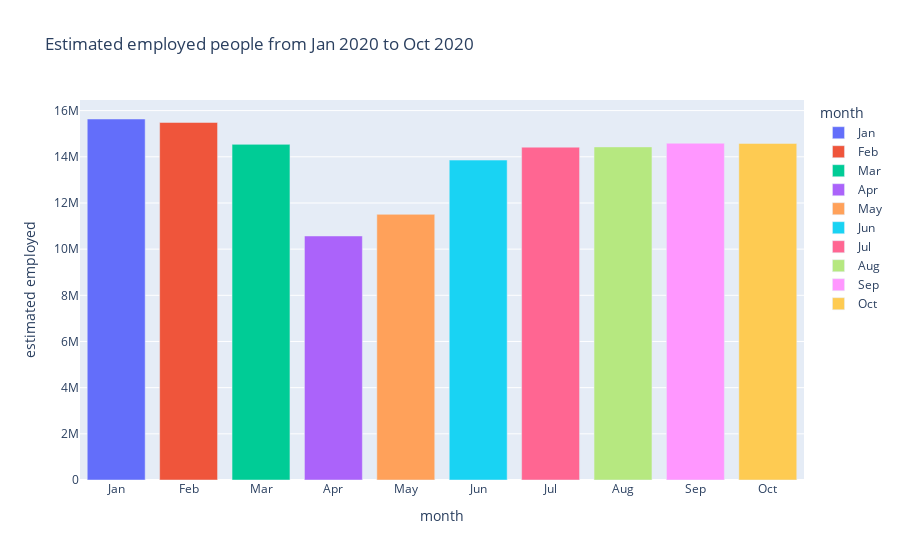

Notebook cell for this chart:
### Code cell
fig = px.bar(data,x='month',y='estimated employed',color='month',
            category_orders ={'month':['Jan','Feb','Mar','Apr','May','Jun','Jul','Aug','Sep','Oct']},
            title='Estimated employed people from Jan 2020 to Oct 2020')
fig.show()

### Figure 1 — Plotly figure (JSON) as saved in the notebook; plotly's stock layout.template omitted (floating-point values rounded to 4 significant figures)
{"data": [{"alignmentgroup": "True", "hovertemplate": "month=%{x}<br>estimated employed=%{y}<extra></extra>", "legendgroup": "Jan", "marker": {"color": "#636efa", "pattern": {"shape": ""}}, "name": "Jan", "offsetgroup": "Jan", "orientation": "v", "showlegend": true, "textposition": "auto", "type": "bar", "x": ["Jan"], "xaxis": "x", "y": [15640000.0], "yaxis": "y"}, {"alignmentgroup": "True", "hovertemplate": "month=%{x}<br>estimated employed=%{y}<extra></extra>", "legendgroup": "Feb", "marker": {"color": "#EF553B", "pattern": {"shape": ""}}, "name": "Feb", "offsetgroup": "Feb", "orientation": "v", "showlegend": true, "textposition": "auto", "type": "bar", "x": ["Feb"], "xaxis": "x", "y": [15490000.0], "yaxis": "y"}, {"alignmentgroup": "True", "hovertemplate": "month=%{x}<br>estimated employed=%{y}<extra></extra>", "legendgroup": "Mar", "marker": {"color": "#00cc96", "pattern": {"shape": ""}}, "name": "Mar", "offsetgroup": "Mar", "orientation": "v", "showlegend": true, "textposition": "auto", "type": "bar", "x": ["Mar"], "xaxis": "x", "y": [14540000.0], "yaxis": "y"}, {"alignmentgroup": "True", "hovertemplate": "month=%{x}<br>estimated employed=%{y}<extra></extra>", "legendgroup": "Apr", "marker": {"color": "#ab63fa", "pattern": {"shape": ""}}, "name": "Apr", "offsetgroup": "Apr", "orientation": "v", "showlegend": true, "textposition": "auto", "type": "bar", "x": ["Apr"], "xaxis": "x", "y": [10570199], "yaxis": "y"}, {"alignmentgroup": "True", "hovertemplate": "month=%{x}<br>estimated employed=%{y}<extra></extra>", "legendgroup": "May", "marker": {"color": "#FFA15A", "pattern": {"shape": ""}}, "name": "May", "offsetgroup": "May", "orientation": "v", "showlegend": true, "textposition": "auto", "type": "bar", "x": ["May"], "xaxis": "x", "y": [11510000.0], "yaxis": "y"}, {"alignmentgroup": "True", "hovertemplate": "month=%{x}<br>estimated employed=%{y}<extra></extra>", "legendgroup": "Jun", "marker": {"color": "#19d3f3", "pattern": {"shape": ""}}, "name": "Jun", "offsetgroup": "Jun", "orientation": "v", "showlegend": true, "textposition": "auto", "type": "bar", "x": ["Jun"], "xaxis": "x", "y": [13860000.0], "yaxis": "y"}, {"alignmentgroup": "True", "hovertemplate": "month=%{x}<br>estimated employed=%{y}<extra></extra>", "legendgroup": "Jul", "marker": {"color": "#FF6692", "pattern": {"shape": ""}}, "name": "Jul", "offsetgroup": "Jul", "orientation": "v", "showlegend": true, "textposition": "auto", "type": "bar", "x": ["Jul"], "xaxis": "x", "y": [14420000.0], "yaxis": "y"}, {"alignmentgroup": "True", "hovertemplate": "month=%{x}<br>estimated employed=%{y}<extra></extra>", "legendgroup": "Aug", "marker": {"color": "#B6E880", "pattern": {"shape": ""}}, "name": "Aug", "offsetgroup": "Aug", "orientation": "v", "showlegend": true, "textposition": "auto", "type": "bar", "x": ["Aug"], "xaxis": "x", "y": [14430000.0], "yaxis": "y"}, {"alignmentgroup": "True", "hovertemplate": "month=%{x}<br>estimated employed=%{y}<extra></extra>", "legendgroup": "Sep", "marker": {"color": "#FF97FF", "pattern": {"shape": ""}}, "name": "Sep", "offsetgroup": "Sep", "orientation": "v", "showlegend": true, "textposition": "auto", "type": "bar", "x": ["Sep"], "xaxis": "x", "y": [14590000.0], "yaxis": "y"}, {"alignmentgroup": "True", "hovertemplate": "month=%{x}<br>estimated employed=%{y}<extra></extra>", "legendgroup": "Oct", "marker": {"color": "#FECB52", "pattern": {"shape": ""}}, "name": "Oct", "offsetgroup": "Oct", "orientation": "v", "showlegend": true, "textposition": "auto", "type": "bar", "x": ["Oct"], "xaxis": "x", "y": [14580000.0], "yaxis": "y"}], "layout": {"barmode": "relative", "legend": {"title": {"text": "month"}, "tracegroupgap": 0}, "title": {"text": "Estimated employed people from Jan 2020 to Oct 2020"}, "xaxis": {"anchor": "y", "categoryarray": ["Jan", "Feb", "Mar", "Apr", "May", "Jun", "Jul", "Aug", "Sep", "Oct"], "categoryorder": "array", "domain": [0, 1], "title": {"text": "month"}}, "yaxis": {"anchor": "x", "domain": [0, 1], "title": {"text": "estimated employed"}}}}
